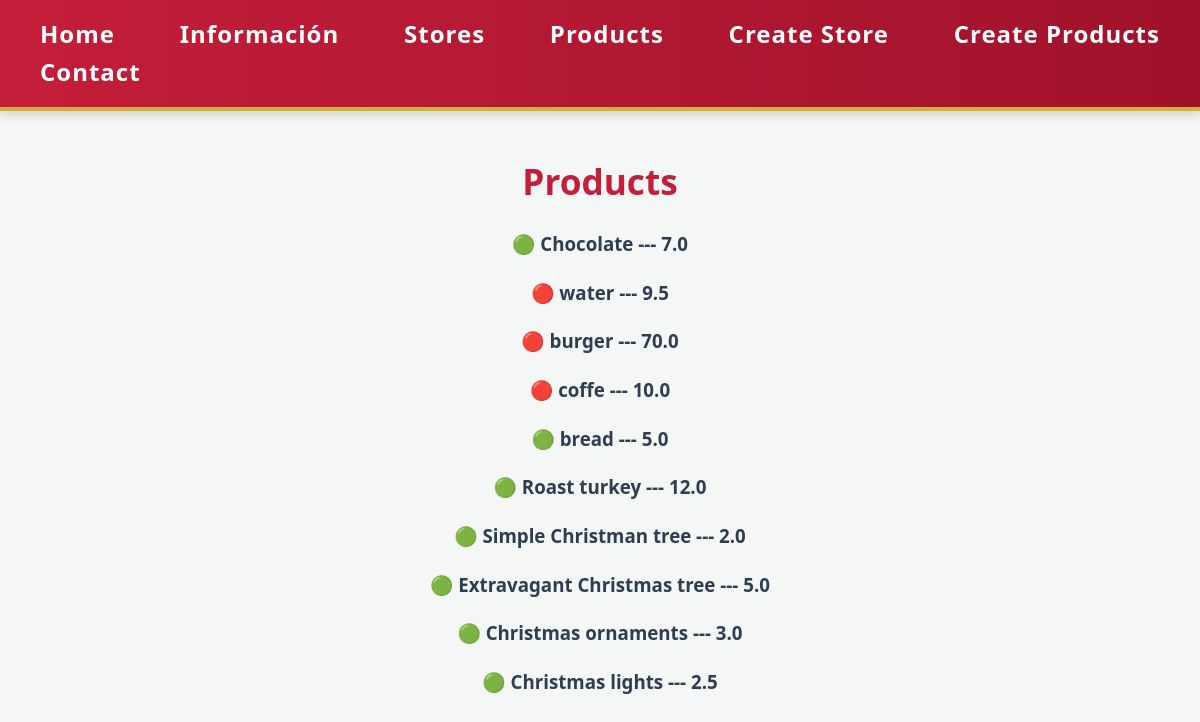
Screenshot of /products/ with the database file from the repository.
### app1/models.py (models this page shows, shortened)
class Product(models.Model):
    title = models.CharField(max_length=100)
    price = models.FloatField()
    store = models.ForeignKey(Store, on_delete=models.CASCADE)
    sold = models.BooleanField(default=False)

### app1/views.py (the view)
# urls.py: path("products/", views.products_view, name='products'),
def products_view(request):
    p = Product.objects.all()
    return render(request, "products.html", {
        "products": p
    })

### app1/templates/products.html (shortened to what this page needs)
{% extends 'extras/navegacion.html' %}
{% block pag %}
<h1>Products</h1>
    {% for product in products %}
        <h3>{% if product.sold == True %} 🔴 {% else %} 🟢 {% endif%}  {{ product.title }} --- {{ product.price }}</h3>
    {% endfor %}
{% endblock %}

### app1/templates/extras/navegacion.html (shortened to what this page needs)
{% load static %}
<!DOCTYPE html>
<html lang="en">
<head>
    <link rel="stylesheet" href="{% static 'css/base.css' %}?v=2">
</head>
<body>
    <nav class="navigation">
    <ul>
        <li>
            <a href="{% url 'home' %}">Home</a>
        </li>
        <li>
            <a href="{% url 'info' %}">Información</a>
        </li>
        <li>
            <a href="{% url 'stores' %}">Stores</a>
        </li>
        <li>
            <a href="{% url 'products' %}">Products</a>
        </li>
        <li>
            <a href="{% url 'create_store' %}">Create Store</a>
        </li>
        <li>
            <a href="{% url 'create_product' %}">Create Products</a>
        </li>
        <li>
            <a href="{% url 'contact' %}">Contact</a>
        </li>
    </ul>
</nav>
<main class="all">
    {% block pag %}
    {% endblock %}
</main>
</body>
</html>

### app1/static/css/base.css (style rules this page uses)
:root { --color-fondo: #f4f7f6; --color-rojo-navidad: #c41e3a; --color-verde-pino: #1b4d3e; --color-dorado: #d4af37; --color-texto: #2c3e50; --color-blanco-puro: #ffffff; }
* { box-sizing: border-box; }
body { margin: 0; background: var(--color-fondo); color: var(--color-texto); font-family: "Segoe UI", Tahoma, sans-serif; line-height: 1.6; }
.all { max-width: 1250px; margin: auto; padding: 10px 20px; text-align: center; }
.navigation { background: linear-gradient(90deg, var(--color-rojo-navidad), #a0122a); border-bottom: 4px solid var(--color-dorado); padding: 15px 0; max-width: 1250px; margin: auto; box-shadow: 0 4px 10px rgba(0, 0, 0, 0.15); }
.navigation ul { display: flex; justify-content: space-between; flex-wrap: wrap; margin: 0; padding: 0 20px; }
.navigation ul li { list-style: none; }
.navigation ul li a { color: var(--color-blanco-puro); text-decoration: none; font-size: x-large; font-weight: bold; letter-spacing: 1px; padding: 8px 20px; border-radius: 4px; transition: all 0.3s ease; }
h1 { color: var(--color-rojo-navidad); font-size: 2.2rem; font-weight: 700; margin: 32px 0 20px; }

### rows the page displays
Product: title "Chocolate", price "7.0"
Product: title "water", price "9.5"
Product: title "burger", price "70.0"
Product: title "coffe", price "10.0"
Product: title "bread", price "5.0"
Product: title "Roast turkey", price "12.0"
Product: title "Simple Christman tree", price "2.0"
Product: title "Extravagant Christmas tree", price "5.0"
Product: title "Christmas ornaments", price "3.0"
Product: title "Christmas lights", price "2.5"
